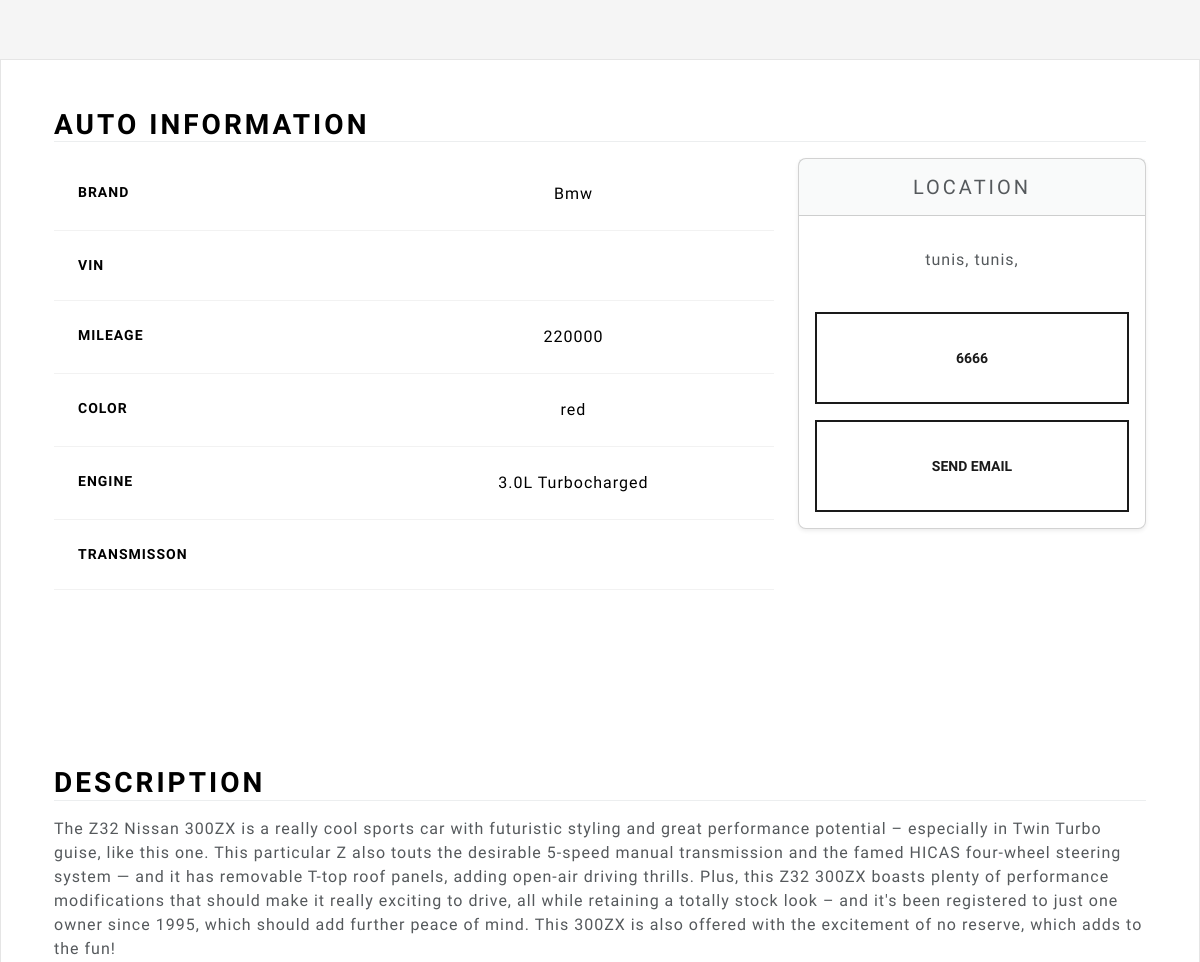
The page /listing/cdf343e2-91cc-4192-a416-4afedbfbc9b4/ (signed in, middle part) on the database as committed earlier.
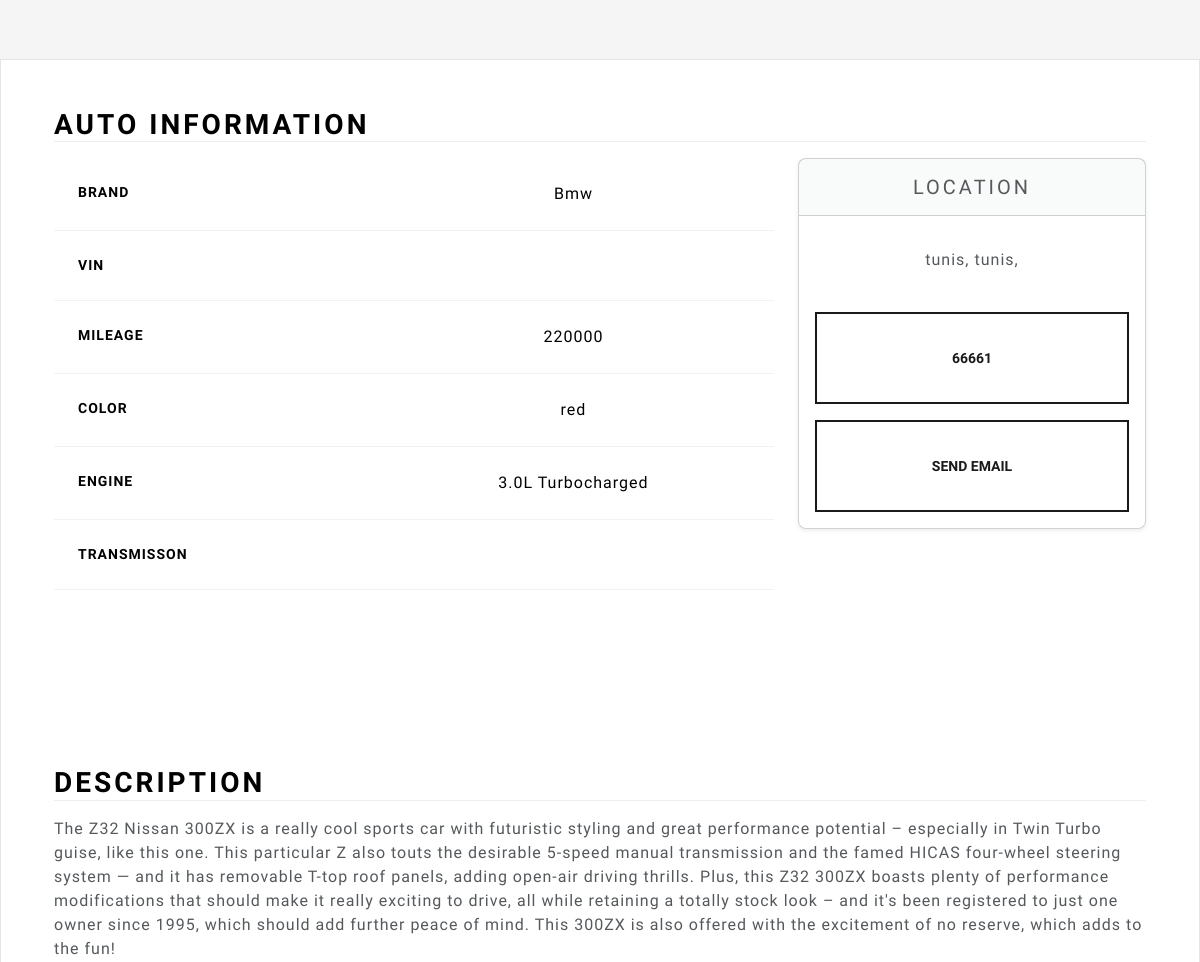
The same page on the database as committed later.
### main/models.py (models this page shows, shortened)
class Listing(models.Model):
    id = models.UUIDField(primary_key=True, default=uuid.uuid4, unique=True, editable=False)
    created_at = models.DateTimeField(auto_now_add=True)
    updated_at = models.DateTimeField(auto_now=True)
    seller = models.ForeignKey(Profile, on_delete=models.CASCADE)
    brand = models.CharField(max_length=24,choices=CARS_BRANDS,default=None)
    model = models.CharField(max_length=17)
    vin= models.CharField(max_length=17)
    mileage = models.IntegerField(default=0)
    color = models.CharField(max_length=17)
    description = models.TextField()
    engine = models.CharField(max_length=17)
    transmission = models.CharField(max_length=17, choices = TRANSMISSION_OPTIONS, default=None)
    location = models.OneToOneField(Location,on_delete=models.SET_NULL,null=True)
    image = models.ImageField(upload_to=user_listing_path)

### users/models.py (models this page shows, shortened)
class Profile(models.Model):
    user = models.OneToOneField(User, on_delete=models.CASCADE)
    photo = models.ImageField(upload_to=user_directory_path, null=True)
    bio = models.CharField(max_length=140, blank=True)
    phone_number = models.CharField(max_length=12, blank=True)
    location = models.OneToOneField(
        Location, on_delete=models.SET_NULL, null=True)

class Location(models.Model):
    address_1 = models.CharField(max_length=128, blank=True)
    address_2 = models.CharField(max_length=128, blank=True)
    city = models.CharField(max_length=84)
    state = models.CharField(max_length=20, choices=GOVERNORATE_CHOICES, default='sfax')

### main/views.py (the view)
# urls.py: path('listing/<str:id>/', listing_view, name='listing'),
@login_required
def listing_view(request, id):
    try :
        listing = Listing.objects.get(id=id)
        if listing is None :
            raise Exception
        return render(request, 'views/lisitng.html', {'listing' : listing})
    except Exception as e :
        messages.error(request,f'invalid uid {id} was provided for listings')
        return redirect('home')

### main/templates/views/lisitng.html (shortened to what this page needs)
{% extends 'base/base.html' %}
{% load static%}
{% block 'body' %}
<main>
    <section class="container col-xxl-8 px-4 py-5" style="border:2px">
        <div class="row flex-lg-row-reverse align-items-center g-5 py-5">
        </div>
    </section>
    <div class="bg-light">
        <div class="container px-4 py-5">
            <h2 class="mb-3 border-bottom" style="color: black">Auto Information</h2>
            <div class="row row-cols-1 row-cols-md-3 mb-3 text-center">
                <div class="col-lg-8">
                    <div class="table-responsive">
                        <table class="table text-center">
                            <tbody>
                                <tr>
                                    <th scope="row" class="text-start">Brand</th>
                                    <td> {{listing.brand|capfirst }}</td>
                                </tr>
                                <tr>
                                    <th scope="row" class="text-start">Vin</th>
                                    <td> {{listing.vin }}</td>
                                </tr>
                                <tr>
                                    <th scope="row" class="text-start">Mileage</th>
                                    <td> {{listing.mileage }}</td>
                                </tr>
                                <tr>
                                    <th scope="row" class="text-start">Color</th>
                                    <td> {{listing.color }}</td>
                                </tr>
                                <tr>
                                    <th scope="row" class="text-start">Engine</th>
                                    <td> {{listing.engine }}</td>
                                </tr>
                                <tr>
                                    <th scope="row" class="text-start">Transmisson</th>
                                    <td> {{listing.transmisson|capfirst }}</td>
                                </tr>
                            </tbody>
                        </table>
                    </div>
                </div>
                <div class="col-lg-4">
                    <div class="card mb-4 rounded-3 shadow-sm">
                        <div class="card-header py-3">
                            <h4 class="my-0 fw-normal">Location</h4>
                        </div>
                        <div class="card-body">
                            <ul class="list-unstyled mt-3 mb-4">
                                <li>{{ listing.location.city }}, {{ listing.location.state }},
                                    {{listing.location.zip_code }} </li>
                            </ul>
                            <button
                                class="w-100 btn btn-lg btn-outline-primary my-3">{{listing.seller.phone_number}}</button>
                            <button id="sendEmail" class="w-100 btn btn-lg btn-outline-primary">Send Email</button>
                        </div>
                    </div>
                </div>
            </div>
        </div>
        <div class="container px-4 py-5">
            <div class="row g-4 py-5">
                <div class="col d-flex align-items-start">
                    <div>
                        <h2 class="mb-3 border-bottom" style="color: black">Description</h2>
                        <p> {{ listing.description }}</p>
                    </div>
                </div>
            </div>
        </div>
    </div>
</main>
{% endblock %}

Rows that differ between the two databases and show on the page:
changed through a linked row, Listing "Bmw": seller.phone_number "6666" → "66661"
